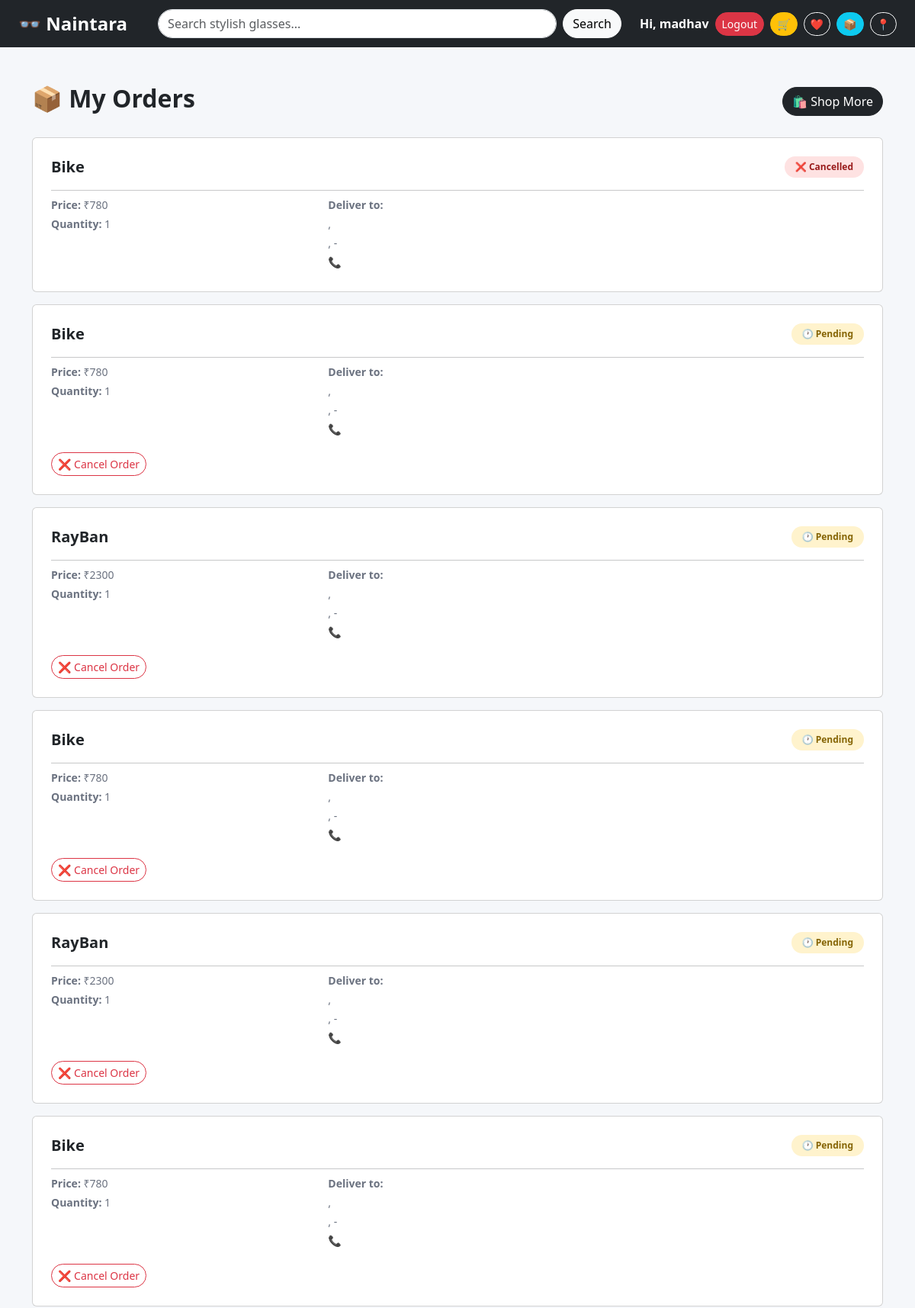
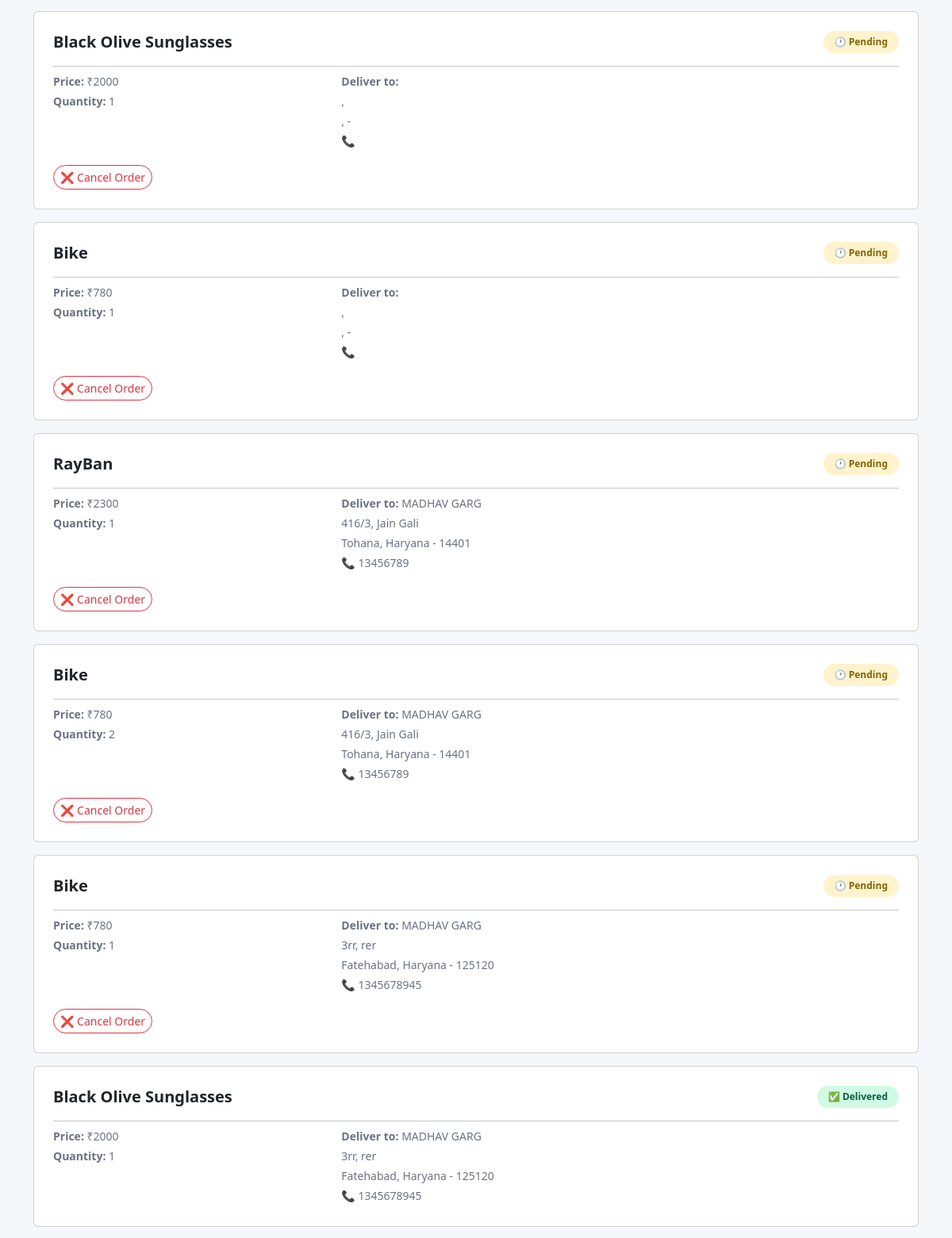
Page /orders/ (signed in, upper part) on the committed database (2 pictures, top to bottom).
### products/models.py (models this page shows, shortened)
class OrderHistory(models.Model):
    STATUS_CHOICES = [
        ("Pending", "Pending"),
        ("Delivered", "Delivered"),
        ("Cancelled", "Cancelled"),
        ("Out of Stock", "Out of Stock"),
    ]
    user = models.ForeignKey(User, on_delete=models.CASCADE)
    product_name = models.CharField(max_length=100)
    price = models.IntegerField()
    quantity = models.IntegerField()
    delivery_name = models.CharField(max_length=100, default="")
    delivery_mobile = models.CharField(max_length=15, default="")
    delivery_house = models.CharField(max_length=200, default="")
    delivery_street = models.CharField(max_length=200, default="")
    delivery_city = models.CharField(max_length=100, default="")
    delivery_state = models.CharField(max_length=100, default="")
    delivery_pincode = models.CharField(max_length=10, default="")
    status = models.CharField(
        max_length=30,
        choices=STATUS_CHOICES,
        default="Pending"
    )
    cancel_reason = models.TextField(blank=True, default="")

### products/views.py (the view)
# urls.py: path('orders/', views.order_history, name='orders'),
def order_history(request):
    if not request.user.is_authenticated:
        return redirect("/login/")
    orders = OrderHistory.objects.filter(user=request.user)
    return render(request, "orders.html", {"orders": orders})

### templates/orders.html (shortened to what this page needs)
{% extends 'base.html' %}
{% block content %}
<div class="container mt-5 mb-5">
    <div class="d-flex justify-content-between align-items-center mb-4">
        <h2 class="fw-bold">📦 My Orders</h2>
        <a href="/" class="btn btn-dark rounded-pill">🛍️ Shop More</a>
    </div>
    {% for order in orders %}
    <div class="card order-card p-4 mb-3">
        <div class="d-flex justify-content-between align-items-center mb-2">
            <h5 class="fw-bold mb-0">{{ order.product_name }}</h5>
            {% if order.status == "Delivered" %}
                <span class="status-badge status-delivered">✅ Delivered</span>
            {% elif order.status == "Cancelled" %}
                <span class="status-badge status-cancelled">❌ Cancelled</span>
            {% elif order.status == "Out of Stock" %}
                <span class="status-badge status-outofstock">🚫 Out of Stock</span>
            {% else %}
                <span class="status-badge status-pending">🕐 Pending</span>
            {% endif %}
        </div>
        <hr class="my-2">
        <div class="row order-meta">
            <div class="col-md-4">
                <p class="mb-1"><strong>Price:</strong> ₹{{ order.price }}</p>
                <p class="mb-1"><strong>Quantity:</strong> {{ order.quantity }}</p>
            </div>
            <div class="col-md-8">
                <p class="mb-1"><strong>Deliver to:</strong> {{ order.delivery_name }}</p>
                <p class="mb-1">{{ order.delivery_house }}, {{ order.delivery_street }}</p>
                <p class="mb-1">{{ order.delivery_city }}, {{ order.delivery_state }} - {{ order.delivery_pincode }}</p>
                <p class="mb-1">📞 {{ order.delivery_mobile }}</p>
            </div>
        </div>
        {% if order.status == "Pending" %}
        <div class="mt-3">
            <a href="/orders/cancel/{{ order.id }}/"
               class="btn btn-outline-danger btn-sm rounded-pill"
               onclick="return confirm('Are you sure you want to cancel this order?')">
               ❌ Cancel Order
            </a>
        </div>
        {% endif %}
    </div>
    {% empty %}
    <div class="text-center mt-5">
        <h4>😢 No orders yet</h4>
        <p class="text-muted">Start shopping to see your orders here</p>
        <a href="/" class="btn btn-dark rounded-pill mt-3">🛍️ Shop Now</a>
    </div>
    {% endfor %}
</div>
{% endblock %}

### templates/base.html (shortened to what this page needs)
<!DOCTYPE html>
<html>
<head>
    <link href="https://cdn.jsdelivr.net/npm/bootstrap@5.3.0/dist/css/bootstrap.min.css" rel="stylesheet">
</head>
<body>
<nav class="navbar navbar-expand-lg navbar-dark bg-dark px-4">
    <a class="navbar-brand" href="/">👓 Naintara</a>
    <form method="GET" action="/" class="d-flex mx-4 flex-grow-1">
        <input type="text" name="q" class="form-control me-2 rounded-pill" placeholder="Search stylish glasses...">
        <button class="btn btn-light rounded-pill">Search</button>
    </form>
    <div class="d-flex align-items-center gap-2">
        {% if user.is_authenticated %}
            <span class="text-white fw-bold">Hi, {{ user.username }}</span>
            <form action="/logout/" method="POST" class="m-0">
                <button class="btn btn-danger btn-sm rounded-pill">Logout</button>
            </form>
        {% else %}
            <a href="/login/" class="btn btn-light btn-sm rounded-pill">Login</a>
            <a href="/signup/" class="btn btn-success btn-sm rounded-pill">Signup</a>
        {% endif %}
        <a href="/cart/" class="btn btn-warning btn-sm rounded-pill">🛒</a>
        <a href="/wishlist/" class="btn btn-outline-light btn-sm rounded-pill">❤️</a>
        <a href="/orders/" class="btn btn-info btn-sm rounded-pill">📦</a>
        <a href="/addresses/" class="btn btn-outline-light btn-sm rounded-pill">📍</a>
    </div>
</nav>
{% block content %}{% endblock %}
</body>
</html>

### rows in the picture
OrderHistory: product_name "Bike", status "❌ Cancelled", price "780", quantity "1"
OrderHistory: product_name "Bike", status "🕐 Pending", price "780", quantity "1"
OrderHistory: product_name "RayBan", status "🕐 Pending", price "2300", quantity "1"
OrderHistory: product_name "Bike", status "🕐 Pending", price "780", quantity "1"
OrderHistory: product_name "RayBan", status "🕐 Pending", price "2300", quantity "1"
OrderHistory: product_name "Bike", status "🕐 Pending", price "780", quantity "1"
OrderHistory: product_name "Black Olive Sunglasses", status "🕐 Pending", price "2000", quantity "1"
OrderHistory: product_name "Bike", status "🕐 Pending", price "780", quantity "1"
OrderHistory: product_name "RayBan", status "🕐 Pending", price "2300", quantity "1", delivery_name "MADHAV GARG", delivery_house "416/3", delivery_street "Jain Gali", delivery_city "Tohana", delivery_state "Haryana", delivery_pincode "14401", delivery_mobile "13456789"
OrderHistory: product_name "Bike", status "🕐 Pending", price "780", quantity "2", delivery_name "MADHAV GARG", delivery_house "416/3", delivery_street "Jain Gali", delivery_city "Tohana", delivery_state "Haryana", delivery_pincode "14401", delivery_mobile "13456789"
OrderHistory: product_name "Bike", status "🕐 Pending", price "780", quantity "1", delivery_name "MADHAV GARG", delivery_house "3rr", delivery_street "rer", delivery_city "Fatehabad", delivery_state "Haryana", delivery_pincode "125120", delivery_mobile "1345678945"
OrderHistory: product_name "Black Olive Sunglasses", status "✅ Delivered", price "2000", quantity "1", delivery_name "MADHAV GARG", delivery_house "3rr", delivery_street "rer", delivery_city "Fatehabad", delivery_state "Haryana", delivery_pincode "125120", delivery_mobile "1345678945"

### other values in the picture
{{ user.username }} "madhav"
